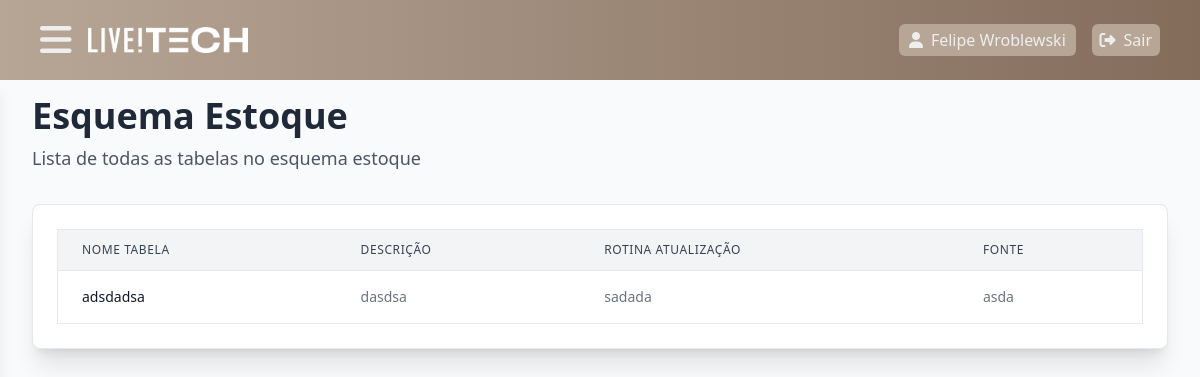
The page /esquemaRh/Rh (signed in) on the database its author committed.
### app/models.py (models this page shows)
class User(db.Model, UserMixin):
    id = db.Column(db.Integer, primary_key=True)
    nome = db.Column(db.String, nullable=False, default="Indivíduo Indigente")
    email = db.Column(db.String, nullable=False)
    senha = db.Column(db.String, nullable=True)
    adm = db.Column(db.Boolean, default=False)
    def puxar_nome(self):
        return self.nome

class Tabela(db.Model):
    id = db.Column(db.Integer, primary_key=True)
    nome_tabela = db.Column(db.String, nullable=False)
    descricao_tabela = db.Column(db.String, nullable=True)
    esquema = db.Column(db.String, nullable=False)
    dag_id = db.Column(db.Integer, db.ForeignKey('dag.id', name="fk_tabela_dag"), nullable=False)
    origem_id = db.Column(db.Integer, db.ForeignKey('origem.id', name="fk_tabela_origem"), nullable=False)
    dag = db.relationship('Dag', back_populates='tabelas')
    origem = db.relationship('Origem', back_populates='tabelas')
    colunas = db.relationship('Colunas', back_populates='tabela', lazy=True, cascade="all, delete-orphan")

class Dag(db.Model):
    id = db.Column(db.Integer, primary_key=True)
    dag = db.Column(db.String, nullable=False)
    schedule = db.Column(db.String, nullable=False)
    tabelas = db.relationship('Tabela', back_populates='dag', lazy=True)

class Origem(db.Model):
    id = db.Column(db.Integer, primary_key=True)
    sistema_origem = db.Column(db.String, nullable=False)
    tabela_origem = db.Column(db.String, nullable=False)
    tabelas = db.relationship('Tabela', back_populates='origem', lazy=True)

### app/views.py (the view)
@app.route('/esquemaRh/<string:nome_esquema>', methods=['GET'])
@login_required
def esquemaRh(nome_esquema):
    tabelas_do_esquema = get_tabelas_por_esquema(nome_esquema)
    return render_template('Esquemas/esquemaRh.html', esquema_atual=nome_esquema, tabelas=tabelas_do_esquema)

### app/models.py (called while the page is built)
@login_manager.user_loader
def load_user(user_id):
    return User.query.get(user_id)

### app/views.py (called while the page is built)
@app.after_request
def add_header(response):
    response.cache_control.no_store = True
    return response

@app.context_processor
def inject_user():
    return dict(current_user=current_user)

def get_tabelas_por_esquema(nome_esquema):
    from sqlalchemy.orm import joinedload
    tabelas = Tabela.query.options(
        joinedload(Tabela.dag),
        joinedload(Tabela.origem)
    ).filter_by(esquema=nome_esquema).all()
    return tabelas

### app/templates/Esquemas/esquemaRh.html
{% extends 'base.html' %}
{% block content %}
{% include 'navbar.html' %}
    <div class="h-screen w-full bg-brancoCinza">
        <div class="p-8 font-sans bg-gray-50 min-h-screen">
        <h1 class="text-4xl font-bold text-gray-800 mb-2 mt-16">Esquema Estoque</h1>
        <p class="text-lg text-gray-600 mb-8">Lista de todas as tabelas no esquema estoque</p>
        <div class="bg-white shadow-xl rounded-lg p-6 border border-gray-200">
            <div class="overflow-x-auto">
                <table class="min-w-full divide-y divide-gray-200 border border-gray-200 rounded-lg">
                    <thead class="bg-gray-100">
                        <tr>
                            <th scope="col" class="px-6 py-3 text-left text-xs font-medium text-gray-700 uppercase tracking-wider">Nome Tabela</th>
                            <th scope="col" class="px-6 py-3 text-left text-xs font-medium text-gray-700 uppercase tracking-wider">Descrição</th>
                            <th scope="col" class="px-6 py-3 text-left text-xs font-medium text-gray-700 uppercase tracking-wider">Rotina Atualização</th>
                            <th scope="col" class="px-6 py-3 text-left text-xs font-medium text-gray-700 uppercase tracking-wider">Fonte</th>
                        </tr>
                    </thead>
                    <tbody class="bg-white divide-y divide-gray-200">
                        {% for tabela in tabelas %}
                            <tr>
                                <td class="px-6 py-4 whitespace-nowrap text-sm font-medium text-gray-900">
                                    <a href="{{url_for('detalhesTabela', tabela_id=tabela.id )}}">{{ tabela.nome_tabela }}</a>
                                </td>
                                <td class="px-6 py-4 whitespace-nowrap text-sm text-gray-500">{{ tabela.descricao_tabela }}</td>
                                <td class="px-6 py-4 whitespace-nowrap text-sm text-gray-500">{{ tabela.dag.schedule }}</td>
                                <td class="px-6 py-4 whitespace-nowrap text-sm text-gray-500">{{ tabela.origem.sistema_origem }}</td>
                            </tr>
                        {% endfor %}
                    </tbody>
                </table>
            </div>
        </div>
    </div>
</div>
{% endblock %}

### app/templates/navbar.html (shortened to what this page needs)
<div class="p-0 m-0 box-border">
        <header class="flex items-center justify-between bg-gradient-to-r from-begePrincipal to-begeForte h-20 w-full flex-row text-brancoCinza fixed">
            <div class="flex items-center gap-4 ml-10">
                <button id="toogleSidebar">
                    <i class="fa-solid fa-bars text-4xl cursor-pointer"></i>
                </button>
                <a href="{{url_for('home')}}" class="decoration-0">
                    <img src="{{url_for('static', filename='imgs/livetech.png')}}" alt="" class="w-40">
                </a>
            </div>
            <div class="flex items-center gap-4 mr-10">
                <a href="{{url_for('home')}}" class="flex flex-row items-center gap-2 p-1 w-4/5 justify-center rounded-md bg-begePrincipal">
                    <i class="fa-solid fa-user"></i>
                    <h1>{{ current_user.puxar_nome() }}</h1>
                </a>
                <a href="{{url_for('logout')}}" class="bg-begePrincipal p-1 w-20 flex flex-row items-center gap-2 justify-center rounded-md">
                    <i class="fa-solid fa-right-from-bracket"></i>
                    <h1>Sair</h1>
                </a>
            </div>
        </header>
    </div>

### rows shown on the page
User: puxar_nome "Felipe Wroblewski"
Tabela: nome_tabela "adsdadsa", descricao_tabela "dasdsa", dag.schedule "sadada", origem.sistema_origem "asda"
